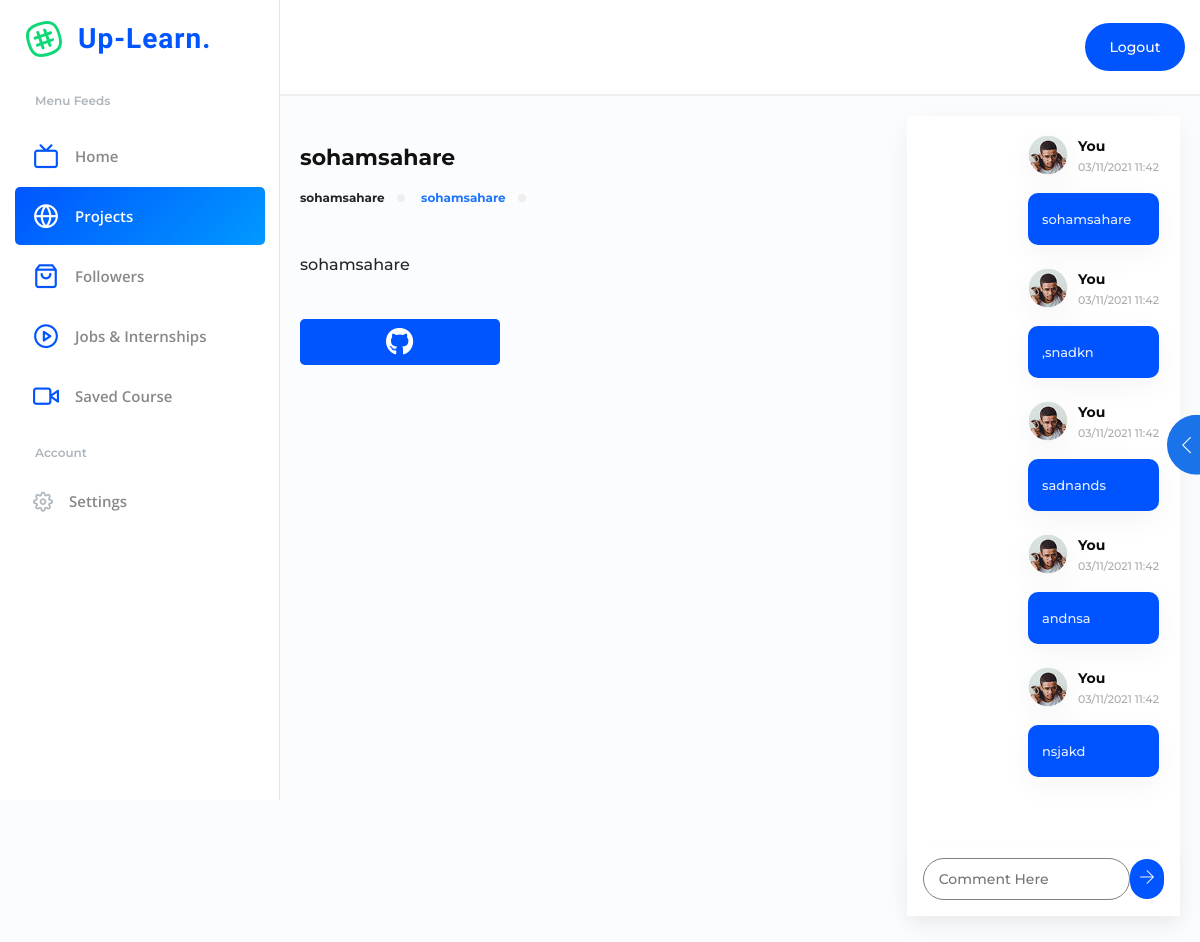
The app's page /project/1 (signed in) with its own data.
### models.py (models this page shows)
class ProjectsModel(UserMixin, db.Model):
    __tablename__ = 'projects'
    id = db.Column(db.Integer, primary_key=True)
    name = db.Column(db.String(50))
    description = db.Column(db.Text)
    tags = db.Column(db.Text)
    link = db.Column(db.String(100))
    user_id = db.Column(db.Integer)
    user_name = db.Column(db.String(100))

class CommentModel(UserMixin, db.Model):
    __tablename__ = 'comments'
    id = db.Column(db.Integer, primary_key=True)
    comment = db.Column(db.Text)
    project_id = db.Column(db.Integer)
    user_id = db.Column(db.Integer)
    user_name = db.Column(db.String(100))
    time = db.Column(db.String(100))

### views/projects/views.py (the view)
@projects_.route("/project/<id>", methods = ["GET", "POST"])
@login_required
def project_id(id):
    project = ProjectsModel.query.filter_by(id = id).first()
    comments = CommentModel.query.filter_by(project_id = id)
    data = {
        "username": session["username"],
        "my_id": session["id"],
        "projects": project,
        "comments": comments
    }
    return render_template("projects/project-details.html",  data=data)

### models.py (called while the page is built)
@login.user_loader
def load_user(id):
    return UserModel.query.get(int(id))

### templates/projects/project-details.html (shortened to what this page needs)
<!DOCTYPE html>
<html lang="en">
<head>
    <link rel="stylesheet" href="{{ url_for('static', filename='css/themify-icons.css') }}">
    <link rel="stylesheet" href="{{ url_for('static', filename='css/feather.css') }}">
    <link rel="stylesheet" href="{{ url_for('static', filename='css/style.css') }}">
</head>
<body class="color-theme-blue mont-font">
    <div class="main-wrapper">
        <nav class="navigation scroll-bar">
            <div class="container pl-0 pr-0">
                <div class="nav-content">
                    <div class="nav-top">
                        <a href="/"><i class="feather-slack text-success display1-size mr-3 ml-3"></i><span class="d-inline-block fredoka-font ls-3 fw-600 text-current font-xl logo-text mb-0">Up-Learn. </span> </a>
                    </div>
                    <div class="nav-caption fw-600 font-xssss text-grey-500"><span>Menu </span>Feeds</div>
                    <ul class="mb-3">
                        <li><a href="/" class="nav-content-bttn open-font" data-tab="chats"><i class="feather-tv mr-3"></i><span>Home</span></a></li>
                        <li><a href="/projects" class="active nav-content-bttn open-font" data-tab="favorites"><i class="feather-globe mr-3"></i><span>Projects</span></a></li>
                        <li><a href="" class="nav-content-bttn open-font" data-tab="friends"><i class="feather-shopping-bag mr-3"></i><span>Followers</span></a></li>
                        <li><a href="/jobs-internships" class="nav-content-bttn open-font" data-tab="favorites"><i class="feather-play-circle mr-3"></i><span>Jobs & Internships</span></a></li>                        <li class="flex-lg-brackets"><a href="user-profile.html" data-tab="archived" class="nav-content-bttn open-font"><i class="feather-video mr-3"></i><span>Saved Course</span></a></li>
                    </ul>
                    <div class="nav-caption fw-600 font-xssss text-grey-500"> Account</div>
                    <ul class="mb-3">
                        <li><a href="/settings" class="nav-content-bttn open-font h-auto pt-2 pb-2"><i class="font-sm feather-settings mr-3 text-grey-500"></i><span>Settings</span></a></li>
                    </ul>
                </div>
            </div>
        </nav>
        <div class="main-content">
            <div class="middle-sidebar-header bg-white">
                <ul class="d-flex ml-auto right-menu-icon">
                    <a href="/authentication/logout" class="header-btn bg-current fw-500 text-white font-xsss p-2 lh-32 w100 text-center d-inline-block rounded-xl">Logout</a>
                </ul>
            </div>
            <div class="middle-sidebar-bottom">
                <div class="middle-sidebar-left">
                    <div class="row">
                        <div class="col-xl-8 col-xxl-9">
                            <div class="card d-block border-0 rounded-lg overflow-hidden dark-bg-transparent bg-transparent mt-4 pb-4">
                                <div class="row">
                                    <div class="col-10"><h2 class="fw-700 font-md d-block lh-4 mb-2">{{ data.projects.name }}</h2></div>
                                </div>
                                <a href="/user-profile/{{ data.projects.user_name }}"><span class="font-xssss fw-700 text-grey-900 d-inline-block ml-0 text-dark"><b>{{ data.projects.user_name }}</b></span></a>
                                <span class="dot ml-2 mr-2 d-inline-block btn-round-xss bg-grey"></span>
                                {% for i in data.projects.tags.split(" ") %}
                                    <span class="font-xssss fw-700 text-primary d-inline-block ml-1 "><b>{{ i }}</b></span>
                                {% endfor %}
                                <span class="dot ml-2 mr-2 d-inline-block btn-round-xss bg-grey"></span>
                            </div>
                            <p class="fw-500 font-xss text-grey-900 mt-3 text-dark">
                                {{ data.projects.description }}
                            </p>
                            <a href="{{ data.projects.link }}" target="_blank" class="p-2 mt-4 d-inline-block text-white fw-700 lh-30 rounded-lg w200 text-center font-xl ls-3 bg-current"><i class="fab fa-github"></i></a>
                        </div>
                        <div class="col-xl-4 col-xxl-3">
                            <div class="card w-100 d-block chat-body p-0 border-0 shadow-xss rounded-lg mb-3 position-relative">
                                <div class="messages-content scroll-bar p-3" id="scroll">
                                    {% for i in data.comments %}
                                        {% if i.user_id == data.my_id %}
                                            <div class="message-item outgoing-message">
                                                <div class="message-user">
                                                    <figure class="avatar">
                                                        <img src="{{ url_for('static', filename='images/user-6.png') }}" alt="image">
                                                    </figure>
                                                    <div>
                                                        <h5>You</h5>
                                                        <div class="time">{{ i.time }}</div>
                                                    </div>
                                                </div>
                                                <div class="message-wrap">{{ i.comment }}</div>
                                            </div>
                                        {% endif %}
                                    {% endfor %}
                                </div>
                                <form class="chat-form position-absolute bottom-0 w-100 left-0 bg-white z-index-1 p-3 shadow-xs theme-dark-bg " action="#" method="POST" role="form">
                                    <div style="display: flex; flex-direction: row; align-items: center; justify-content: center;">
                                        <input type="text" name="comment" id="typing" placeholder="Comment Here" style="color: black; border: 1px solid grey;">
                                        <button type="submit" class="bg-current btn_sub"><i class="ti-arrow-right text-white"></i></button>
                                    </div>
                                </form>
                            </div>
                        </div>
                    </div>
                </div>
                <button class="btn btn-circle text-white btn-neutral sidebar-right">
                    <i class="ti-angle-left"></i>
                </button>
            </div>
        </div>
    </div>
</body>
</html>

### static/css/feather.css (style rules this page uses)
[class^="feather-"], [class*=" feather-"] { font-family: 'feather' !important; speak: none; font-style: normal; font-weight: normal; font-variant: normal; text-transform: none; line-height: 1; -webkit-font-smoothing: antialiased; -moz-osx-font-smoothing: grayscale; }
.feather-globe:before { content: "\e972"; }
.feather-play-circle:before { content: "\e9b0"; }
.feather-settings:before { content: "\e9c4"; }
.feather-shopping-bag:before { content: "\e9c9"; }
.feather-slack:before { content: "\e9cf"; }
.feather-tv:before { content: "\e9e9"; }
.feather-video:before { content: "\e9f7"; }

### records on screen
ProjectsModel: projects.name "sohamsahare", projects.user_name "sohamsahare", tags "sohamsahare", projects.description "sohamsahare"
CommentModel: time "03/11/2021 11:42", comment "sohamsahare"
CommentModel: time "03/11/2021 11:42", comment ",snadkn"
CommentModel: time "03/11/2021 11:42", comment "sadnands"
CommentModel: time "03/11/2021 11:42", comment "andnsa"
CommentModel: time "03/11/2021 11:42", comment "nsjakd"
